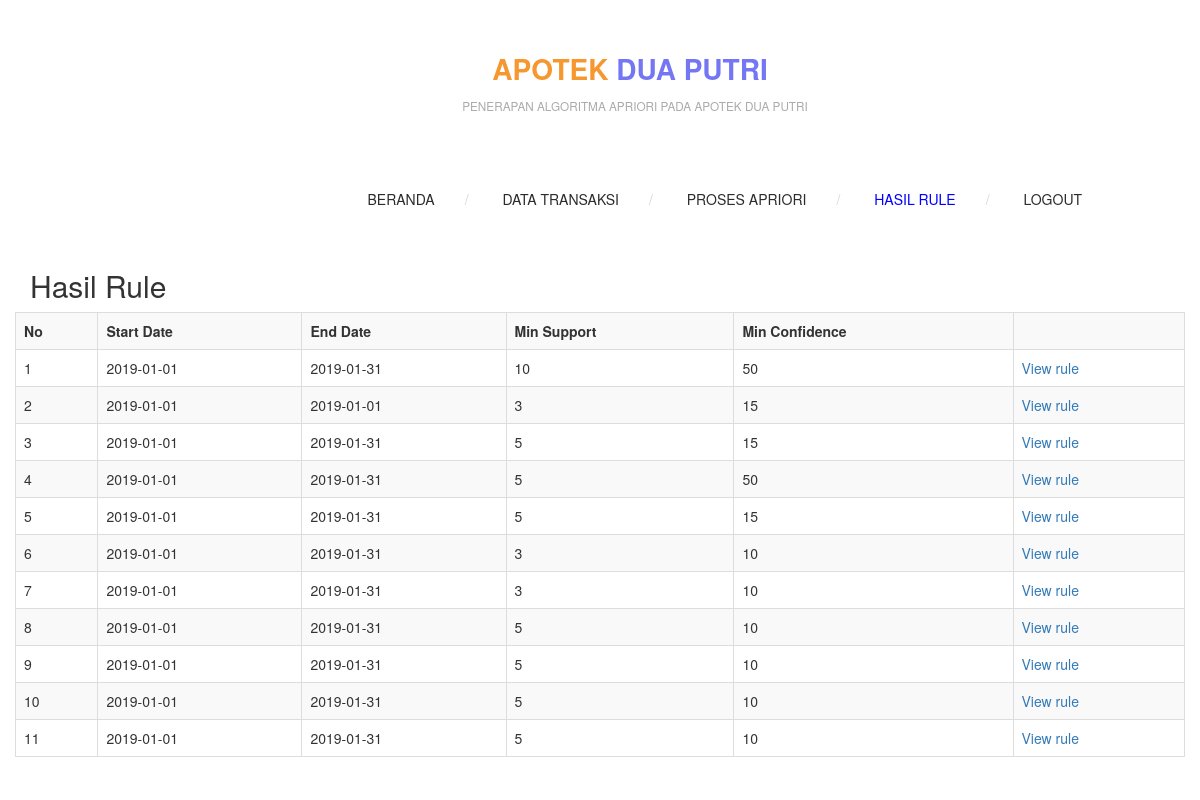
Page /index.php?menu=hasil_rule (signed in) on the committed database.
### tables this page shows
CREATE TABLE IF NOT EXISTS `process_log` (
  `id` int(11) NOT NULL AUTO_INCREMENT,
  `start_date` date DEFAULT NULL,
  `end_date` date DEFAULT NULL,
  `min_support` double DEFAULT NULL,
  `min_confidence` double DEFAULT NULL,
  PRIMARY KEY (`id`)
);

### fungsi.php (called while the page is built, shortened)
<?php
function can_access_menu($menu){
    if($_SESSION['apriori_toko_level']==1){
        return true;
    }
    return false;
}
?>

### database.php (called while the page is built, shortened)
<?php
class database {
    private $servername;
    private $user_db;
    private $password_db;
    private $database;
    private $koneksi;
    function database() {
        return $this->connect_db();
    }
    function load_conf_db() {
        $path = dirname(__FILE__) . '/koneksi.php';
        if (file_exists($path)) {
            $conf = include $path;
            $this->servername = @$conf['host'];
            $this->database = @$conf['dbname'];
            $this->user_db = @$conf['username'];
            $this->password_db = @$conf['password'];
        }
    }
    public function connect_db() {
        $this->koneksi = mysqli_connect($this->servername, $this->user_db, $this->password_db, $this->database);
        return $this->koneksi;
    }
    function db_query($sql) {
        $conn = $this->koneksi;
        return mysqli_query($conn, $sql);
    }
    function db_fetch_array($result) {
        return mysqli_fetch_array($result);
    }
    function db_num_rows($result) {
        return mysqli_num_rows($result);
    }
}
?>

### koneksi.php (called while the page is built)
<?php
return array(
    'host' => "localhost",
    'username' => "root",
    'password' => "",
    'dbname' => "apriori_toko",
);
?>

### hasil_rule.php (the view, shortened to what this page needs)
<?php
include_once "database.php";
include_once "fungsi.php";
?>
<section class="page_head">
    <div class="container">
        <div class="row">
            <div class="col-lg-12 col-md-12 col-sm-12">
                <div class="page_title">
                    <h2>Hasil Rule</h2>
                </div>
            </div>
        </div>
    </div>
</section>
<?php
$db_object = new database();
$sql = "SELECT
        *
        FROM
         process_log ";
$query=$db_object->db_query($sql);
$jumlah=$db_object->db_num_rows($query);
?>
<div class="super_sub_content">
    <div class="container">
        <div class="row">
            <?php
            if($jumlah==0){
                    echo "Data kosong...";
            }
            else{
            ?>
            <table class='table table-bordered table-striped  table-hover'>
                <tr>
                <th>No</th>
                <th>Start Date</th>
                <th>End Date</th>
                <th>Min Support</th>
                <th>Min Confidence</th>
                <th></th>
                </tr>
                <?php
                    $no=1;
                    while($row=$db_object->db_fetch_array($query)){
                            echo "<tr>";
                            echo "<td>".$no."</td>";
                            echo "<td>".$row['start_date']."</td>";
                            echo "<td>".$row['end_date']."</td>";
                            echo "<td>".$row['min_support']."</td>";
                            echo "<td>".$row['min_confidence']."</td>";
                            $view = "<a href='index.php?menu=view_rule&id_process=".$row['id']."'>View rule</a>";
                            echo "<td>".$view."</td>";
                        echo "</tr>";
                        $no++;
                    }
                    ?>
            </table>
            <?php
            }
            ?>
        </div>
    </div>
</div>

### index.php (shortened to what this page needs)
<?php
$menu = '';
if (isset($_GET['menu'])) {
    $menu = $_GET['menu'];
}
include_once 'fungsi.php';
?>
<!DOCTYPE html>
 <html class="no-js">
    <head>
        <link rel="stylesheet" href="css/bootstrap.css">
        <link rel="stylesheet" href="css/font-awesome.css">
        <link rel="stylesheet" href="css/animate.css">
        <link rel="stylesheet" href="css/templatemo-misc.css">
        <link rel="stylesheet" href="css/templatemo-style.css">
        <link rel="stylesheet" href="scripts/bootstrap/bootstrap.min.css">
        <link rel="stylesheet" href="scripts/ionicons/css/ionicons.min.css">
        <link rel="stylesheet" href="scripts/toast/jquery.toast.min.css">
        <link rel="stylesheet" href="import/daterangepicker/daterangepicker-bs3.css">
    </head>
    <body>
        <?php
        include "header.php";
        $menu = '';
        if (isset($_GET['menu'])) {
            $menu = $_GET['menu'];
        }
        if ($menu != '') {
            if(can_access_menu($menu)){
                if (file_exists($menu.".php")) {
                    include $menu.'.php';
                } else {
                    include "not_found.php";
                }
            }
            else{
                include "forbidden.php";
            }
        } else {
            include "home.php";
        }
        ?>
    </body>
</html>

### header.php (shortened to what this page needs)
<?php
$menu = '';
if(isset($_GET['menu'])){
    $menu = $_GET['menu'];
}
?>
<header class="site-header container-fluid">
            <div class="top-header" align="center">
                <div class="logo col-md-12 col-sm-12">
                    <h1><a href="index.php"><em>APOTEK</em> DUA PUTRI</a></h1><br/>
                    <span>PENERAPAN ALGORITMA APRIORI PADA APOTEK DUA PUTRI</span>
                </div>
            </div>
            <div class="main-header">
                <div class="row">
                    <div class="main-header-left col-md-3 col-sm-6 col-xs-8">
                    </div>
                    <div class="menu-wrapper col-md-9 col-sm-6 col-xs-4">
                        <ul class="sf-menu hidden-xs hidden-sm">
                            <li ><a href="index.php">beranda</a></li>
                        <?php
                        if (empty($_SESSION['apriori_toko_id'])) {
                        ?>
                            <li><a href="login.php">Login</a></li>
                        <?php
                        }
                        else{
                            if($_SESSION['apriori_toko_level']==1){
                        ?>
                            <li <?php echo ($menu=='data_transaksi')?"class='active'":""; ?> ><a href="index.php?menu=data_transaksi">Data Transaksi</a></li>
                            <li <?php echo ($menu=='proses_apriori')?"class='active'":""; ?>><a href="index.php?menu=proses_apriori">Proses Apriori</a></li>
                            <?php
                            }
                            ?>
                            <li <?php echo ($menu=='hasil_rule')?"class='active'":""; ?>><a href="index.php?menu=hasil_rule">Hasil Rule</a></li>
                            <li ><a href="logout.php">Logout</a></li>
                        <?php
                        }
                        ?>
                        </ul>
                    </div>
                </div>
            </div>
        </header>

### css/templatemo-style.css (style rules this page uses)
html, body, div, span, applet, object, iframe, h1, h2, h3, h4, h5, h6, p, blockquote, pre, a, abbr, acronym, address, big, cite, code, del, dfn, em, img, ins, kbd, q, s, samp, small, strike, strong, sub, sup, tt, var, b, u, i, center, dl, dt, dd, ol, ul, li, fieldset, form, label, legend, table, caption, tbody, tfoot, thead, tr, th, td, article, aside, canvas, details, embed, figure, figcaption, footer, header, hgroup, menu, nav, output, ruby, section, summary, time, mark, audio, video { margin: 0; padding: 0; border: 0; font-size: 100%; vertical-align: baseline; }
body { line-height: 1; }
ol, ul { list-style: none; }
table { border-collapse: collapse; border-spacing: 0; }
html { font-size: 100%; -webkit-text-size-adjust: 100%; -ms-text-size-adjust: 100%; }
article, aside, details, figcaption, figure, footer, header, hgroup, nav, section, img { display: block; }
.top-header .logo span, .section-header span, .team-member span, .project-infos span.project-subtitle, .post-masonry .blog-body span, .blog-info span.blog-meta, .comment-body span { font-size: .84em; color: #aaaaaa; }
body { font-family: "Roboto", sans-serif; font-size: .89em; line-height: 1.75; color: #777777; background-color: #efefef; text-rendering: optimizeLegibility; }
a { color: #f69730; text-decoration: none; -webkit-transition: all 200ms ease-in-out; -moz-transition: all 200ms ease-in-out; transition: all 200ms ease-in-out; }
h1, h2, h3, h4, h5, h6 { font-family: "Roboto Slab", serif; color: #2c2c2c; }
*, *:before, *:after { -moz-box-sizing: border-box; -webkit-box-sizing: border-box; box-sizing: border-box; }
.site-header { position: relative; z-index: 8; }
.top-header { width: 100%; overflow: hidden; background-color: white; }
.top-header .logo { padding: 34px 0 34px 60px; }
.top-header .logo h1 { display: inline-block; font-size: 2em; text-transform: uppercase; font-weight: 700; }
.top-header .logo h1 em { font-style: normal; color: #f69730; }
.top-header .logo span { margin-left: 10px; }
.top-header a { color: #7476f4; }
.main-header { width: 100%; min-height: 96px; background-color: white; padding: 30px 60px; }
.main-header .menu-wrapper { position: relative; z-index: 99; text-align: left; margin-top: 10px; }
.main-header .menu-wrapper ul li { display: inline; margin-left: 30px; position: relative; }
.main-header .menu-wrapper ul li:after { content: '/'; color: #d5d5d5; margin-left: 30px; }
.main-header .menu-wrapper ul li:last-child:after { content: ''; display: none; }
.main-header .menu-wrapper ul li a { text-transform: uppercase; font-weight: 500; padding: 30px 0; color: #2c2c2c; }
.main-header .menu-wrapper ul li.active a { color: blue; }
.container-fluid { padding: 0 !important; }

### rows in the picture
process_log: start_date "2019-01-01", end_date "2019-01-31", min_support "10", min_confidence "50"
process_log: start_date "2019-01-01", end_date "2019-01-01", min_support "3", min_confidence "15"
process_log: start_date "2019-01-01", end_date "2019-01-31", min_support "5", min_confidence "15"
process_log: start_date "2019-01-01", end_date "2019-01-31", min_support "5", min_confidence "50"
process_log: start_date "2019-01-01", end_date "2019-01-31", min_support "5", min_confidence "15"
process_log: start_date "2019-01-01", end_date "2019-01-31", min_support "3", min_confidence "10"
process_log: start_date "2019-01-01", end_date "2019-01-31", min_support "3", min_confidence "10"
process_log: start_date "2019-01-01", end_date "2019-01-31", min_support "5", min_confidence "10"
process_log: start_date "2019-01-01", end_date "2019-01-31", min_support "5", min_confidence "10"
process_log: start_date "2019-01-01", end_date "2019-01-31", min_support "5", min_confidence "10"
process_log: start_date "2019-01-01", end_date "2019-01-31", min_support "5", min_confidence "10"
